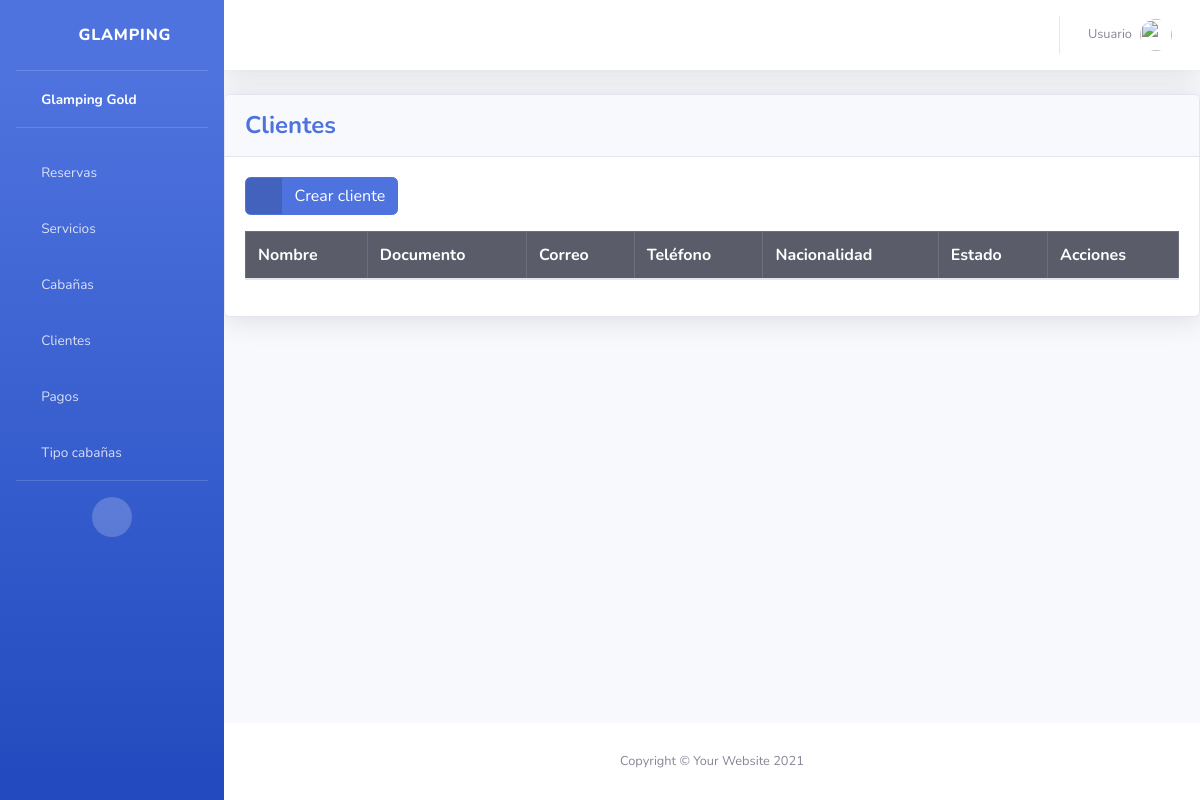
/clientes/, run on an earlier commit of the app's database.
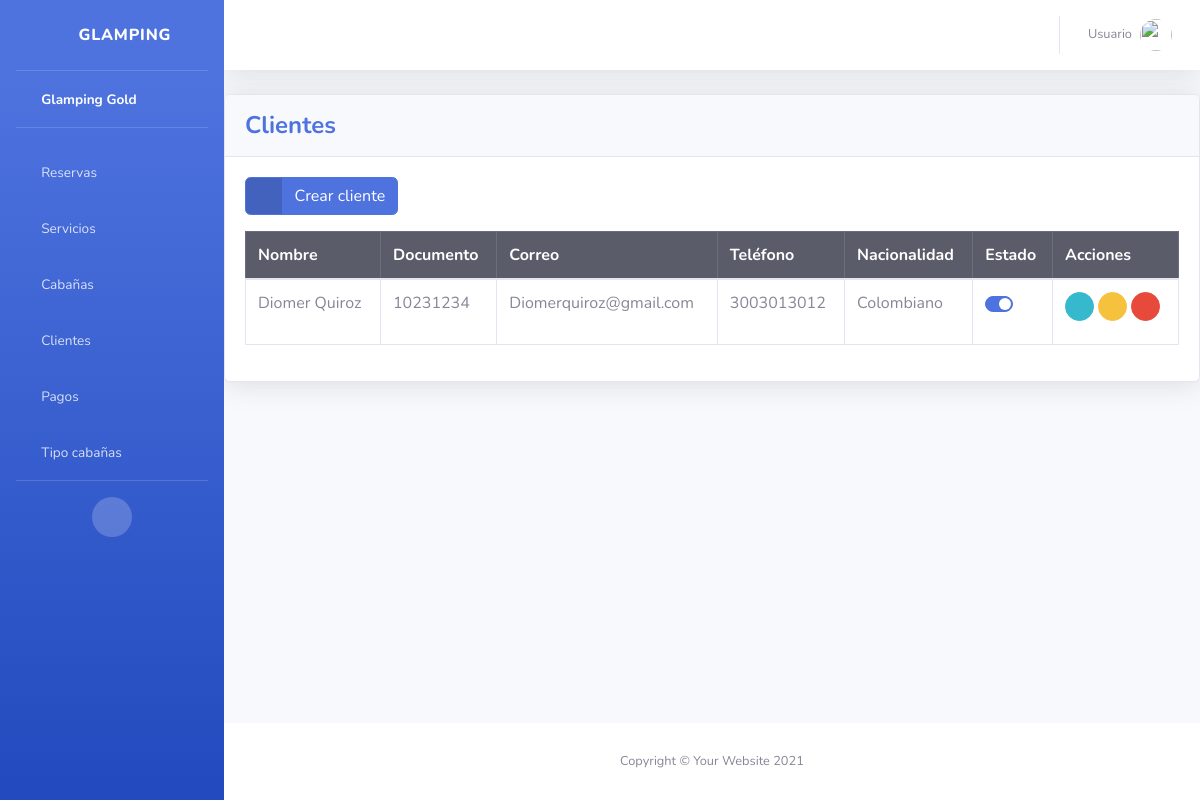
And on a later commit of the database.
### cliente/models.py (models this page shows, shortened)
class Cliente(models.Model):
    nombre = models.CharField(max_length=255)
    documento = models.CharField(max_length=20, unique=True)
    email = models.CharField(max_length=50, unique=True)
    telefone = models.CharField(max_length=20, unique=True)
    nacionalidad = models.CharField(max_length=255)
    status = models.BooleanField(default=True)

### cliente/views.py (the view)
# urls.py: path('clientes/', include('cliente.urls')),
def cliente(request):
    cliente_list = Cliente.objects.all()
    return render(request, 'cliente/index.html', {'cliente_list': cliente_list})

### templates/cliente/index.html (shortened to what this page needs)
{% extends 'base.html' %}
{% block content %}
<div class="card shadow mb-4">
    <div class="card-header py-3">
        <h4 class="m-0 font-weight-bold text-primary">Clientes</h4>
    </div>
    <div class="card-body">
        <div class="table-responsive">
            <a href="{% url 'create_cliente' %}" class="btn btn-primary btn-icon-split mb-3">
                <span class="icon text-white-50">
                  <i class="fas fa-plus"></i>
              </span>
              <span class="text">Crear cliente</span>
            </a>
            <table class="table table-bordered" id="dataTable" width="100%" cellspacing="0">
                <thead class="table-dark">
                    <tr>
                        <th>Nombre</th>
                        <th>Documento</th>
                        <th>Correo</th>
                        <th>Teléfono</th>
                        <th>Nacionalidad</th>
                        <th>Estado</th>
                        <th>Acciones</th>
                    </tr>
                </thead>
                <tbody>
                    {% for cliente in cliente_list %}
                    <tr>
                    <td>{{ cliente.nombre }}</td>
                    <td>{{ cliente.documento }}</td>
                    <td>{{ cliente.email }}</td>
                    <td>{{ cliente.telefone }}</td>
                    <td>{{ cliente.nacionalidad }}</td>
                    <td>
                        <form action="{% url 'cliente_status' cliente.id %}" method="POST">
                            <div class="custom-control custom-switch">
                            </div>
                        </form>
                    </td>
                    <td>
                        <a href="" class="btn btn-info btn-circle btn-sm" data-bs-toggle="modal" data-bs-target="#modalId" data-cliente-id="{{ cliente.id }}">
                            <i class="fas fa-info-circle"></i>
                        </a>
                        <a href="" class="btn btn-warning btn-circle btn-sm">
                            <i class="fas fa-edit"></i>
                        </a>
                        <a href="" class="btn btn-danger btn-circle btn-sm">
                            <i class="fas fa-trash"></i>
                        </a>
                    </td>
                    </tr>
                    {% endfor %}
                </tbody>
            </table>
        </div>
    </div>
</div>
{%endblock%}

What changed in the data, as far as the page shows it:
added Cliente: nombre "Diomer Quiroz", documento "10231234", email "Diomerquiroz@gmail.com", telefone "3003013012", nacionalidad "Colombiano"
